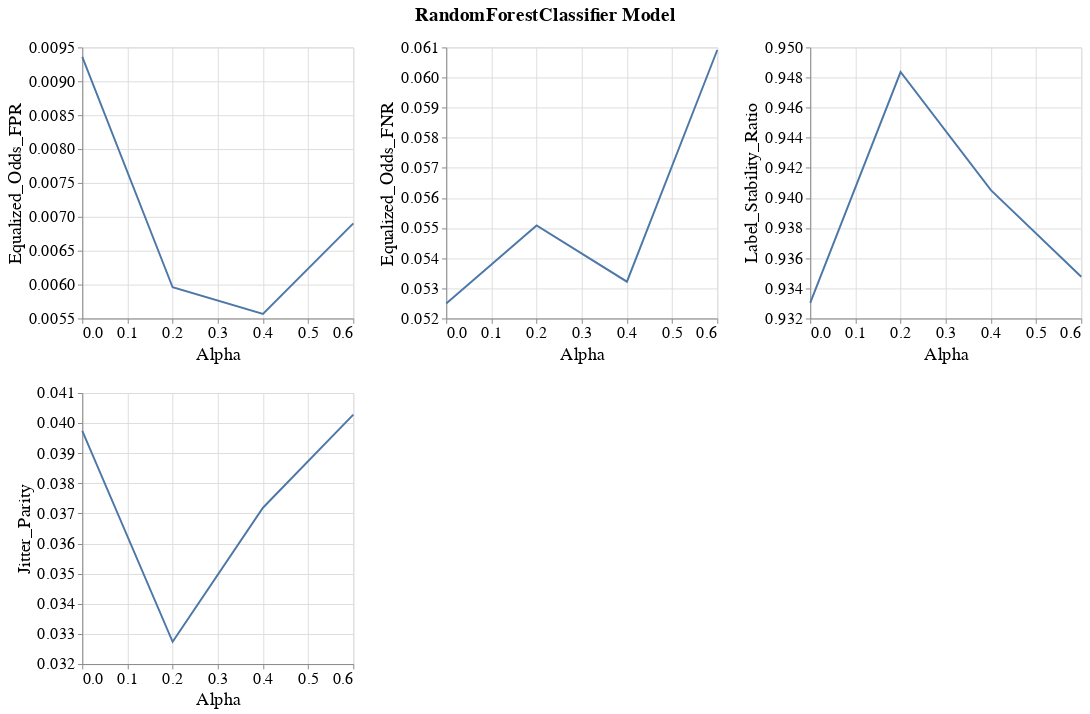

Notebook cell for this chart:
### Markdown cell above
### Line band plots for group metrics

### Code cell
visualizer.create_group_metrics_line_band_plot(group='SEX',
                                               model_name=MODEL_NAMES[0],
                                               group_metrics=['Equalized_Odds_FPR', 'Equalized_Odds_FNR', 'Label_Stability_Ratio', 'Jitter_Parity'])

### Figure 1 — Vega-Lite specification as saved in the notebook (floating-point values rounded to 4 significant figures)
{"config": {"view": {"continuousWidth": 400, "continuousHeight": 300}, "axis": {"labelFontSize": 17, "labelFontWeight": "normal", "titleFontSize": 19, "titleFontWeight": "normal"}, "legend": {"labelFontSize": 17, "symbolStrokeWidth": 10, "titleFontSize": 19}, "title": {"fontSize": 17}}, "vconcat": [{"hconcat": [{"layer": [{"mark": {"type": "errorband", "extent": "ci"}, "encoding": {"x": {"field": "Intervention_Param", "title": "Alpha", "type": "quantitative"}, "y": {"field": "Metric_Value", "scale": {"zero": false}, "title": "Equalized_Odds_FPR", "type": "quantitative"}}}, {"mark": "line", "encoding": {"x": {"field": "Intervention_Param", "title": "Alpha", "type": "quantitative"}, "y": {"aggregate": "mean", "field": "Metric_Value", "scale": {"zero": false}, "title": "Equalized_Odds_FPR", "type": "quantitative"}}}], "height": 280, "width": 280}, {"layer": [{"mark": {"type": "errorband", "extent": "ci"}, "encoding": {"x": {"field": "Intervention_Param", "title": "Alpha", "type": "quantitative"}, "y": {"field": "Metric_Value", "scale": {"zero": false}, "title": "Equalized_Odds_FNR", "type": "quantitative"}}}, {"mark": "line", "encoding": {"x": {"field": "Intervention_Param", "title": "Alpha", "type": "quantitative"}, "y": {"aggregate": "mean", "field": "Metric_Value", "scale": {"zero": false}, "title": "Equalized_Odds_FNR", "type": "quantitative"}}}], "data": {"name": "data-229d3523897c1c3f881690d1ae6ac445"}, "height": 280, "width": 280}, {"layer": [{"mark": {"type": "errorband", "extent": "ci"}, "encoding": {"x": {"field": "Intervention_Param", "title": "Alpha", "type": "quantitative"}, "y": {"field": "Metric_Value", "scale": {"zero": false}, "title": "Label_Stability_Ratio", "type": "quantitative"}}}, {"mark": "line", "encoding": {"x": {"field": "Intervention_Param", "title": "Alpha", "type": "quantitative"}, "y": {"aggregate": "mean", "field": "Metric_Value", "scale": {"zero": false}, "title": "Label_Stability_Ratio", "type": "quantitative"}}}], "data": {"name": "data-1cd87976fb4eb0db15a7c2c30a5b3f18"}, "height": 280, "width": 280}]}, {"hconcat": [{"layer": [{"mark": {"type": "errorband", "extent": "ci"}, "encoding": {"x": {"field": "Intervention_Param", "title": "Alpha", "type": "quantitative"}, "y": {"field": "Metric_Value", "scale": {"zero": false}, "title": "Jitter_Parity", "type": "quantitative"}}}, {"mark": "line", "encoding": {"x": {"field": "Intervention_Param", "title": "Alpha", "type": "quantitative"}, "y": {"aggregate": "mean", "field": "Metric_Value", "scale": {"zero": false}, "title": "Jitter_Parity", "type": "quantitative"}}}], "height": 280, "width": 280}], "data": {"name": "data-63b321ec83bca4e7df005fef25e977d4"}}], "data": {"name": "data-97e9844addc436eaa57a64d192608c35"}, "title": {"text": "RandomForestClassifier Model", "anchor": "middle", "dy": -10, "fontSize": 20}, "$schema": "https://vega.github.io/schema/vega-lite/v4.17.0.json", "datasets": {"data-97e9844addc436eaa57a64d192608c35": [{"Metric": "Equalized_Odds_FPR", "Model_Name": "RandomForestClassifier", "Experiment_Iteration": "Exp_iter_1", "Intervention_Param": 0.2, "Group": "SEX", "Metric_Value": 0.005961}, {"Metric": "Equalized_Odds_FPR", "Model_Name": "RandomForestClassifier", "Experiment_Iteration": "Exp_iter_1", "Intervention_Param": 0.0, "Group": "SEX", "Metric_Value": 0.009361}, {"Metric": "Equalized_Odds_FPR", "Model_Name": "RandomForestClassifier", "Experiment_Iteration": "Exp_iter_1", "Intervention_Param": 0.4, "Group": "SEX", "Metric_Value": 0.005566}, {"Metric": "Equalized_Odds_FPR", "Model_Name": "RandomForestClassifier", "Experiment_Iteration": "Exp_iter_1", "Intervention_Param": 0.6, "Group": "SEX", "Metric_Value": 0.006903}], "data-229d3523897c1c3f881690d1ae6ac445": [{"Metric": "Equalized_Odds_FNR", "Model_Name": "RandomForestClassifier", "Experiment_Iteration": "Exp_iter_1", "Intervention_Param": 0.2, "Group": "SEX", "Metric_Value": 0.05509}, {"Metric": "Equalized_Odds_FNR", "Model_Name": "RandomForestClassifier", "Experiment_Iteration": "Exp_iter_1", "Intervention_Param": 0.0, "Group": "SEX", "Metric_Value": 0.05249}, {"Metric": "Equalized_Odds_FNR", "Model_Name": "RandomForestClassifier", "Experiment_Iteration": "Exp_iter_1", "Intervention_Param": 0.4, "Group": "SEX", "Metric_Value": 0.05322}, {"Metric": "Equalized_Odds_FNR", "Model_Name": "RandomForestClassifier", "Experiment_Iteration": "Exp_iter_1", "Intervention_Param": 0.6, "Group": "SEX", "Metric_Value": 0.06092}], "data-1cd87976fb4eb0db15a7c2c30a5b3f18": [{"Metric": "Label_Stability_Ratio", "Model_Name": "RandomForestClassifier", "Experiment_Iteration": "Exp_iter_1", "Intervention_Param": 0.2, "Group": "SEX", "Metric_Value": 0.9484}, {"Metric": "Label_Stability_Ratio", "Model_Name": "RandomForestClassifier", "Experiment_Iteration": "Exp_iter_1", "Intervention_Param": 0.0, "Group": "SEX", "Metric_Value": 0.933}, {"Metric": "Label_Stability_Ratio", "Model_Name": "RandomForestClassifier", "Experiment_Iteration": "Exp_iter_1", "Intervention_Param": 0.4, "Group": "SEX", "Metric_Value": 0.9405}, {"Metric": "Label_Stability_Ratio", "Model_Name": "RandomForestClassifier", "Experiment_Iteration": "Exp_iter_1", "Intervention_Param": 0.6, "Group": "SEX", "Metric_Value": 0.9348}], "data-63b321ec83bca4e7df005fef25e977d4": [{"Metric": "Jitter_Parity", "Model_Name": "RandomForestClassifier", "Experiment_Iteration": "Exp_iter_1", "Intervention_Param": 0.2, "Group": "SEX", "Metric_Value": 0.03274}, {"Metric": "Jitter_Parity", "Model_Name": "RandomForestClassifier", "Experiment_Iteration": "Exp_iter_1", "Intervention_Param": 0.0, "Group": "SEX", "Metric_Value": 0.03974}, {"Metric": "Jitter_Parity", "Model_Name": "RandomForestClassifier", "Experiment_Iteration": "Exp_iter_1", "Intervention_Param": 0.4, "Group": "SEX", "Metric_Value": 0.03719}, {"Metric": "Jitter_Parity", "Model_Name": "RandomForestClassifier", "Experiment_Iteration": "Exp_iter_1", "Intervention_Param": 0.6, "Group": "SEX", "Metric_Value": 0.04028}]}}
